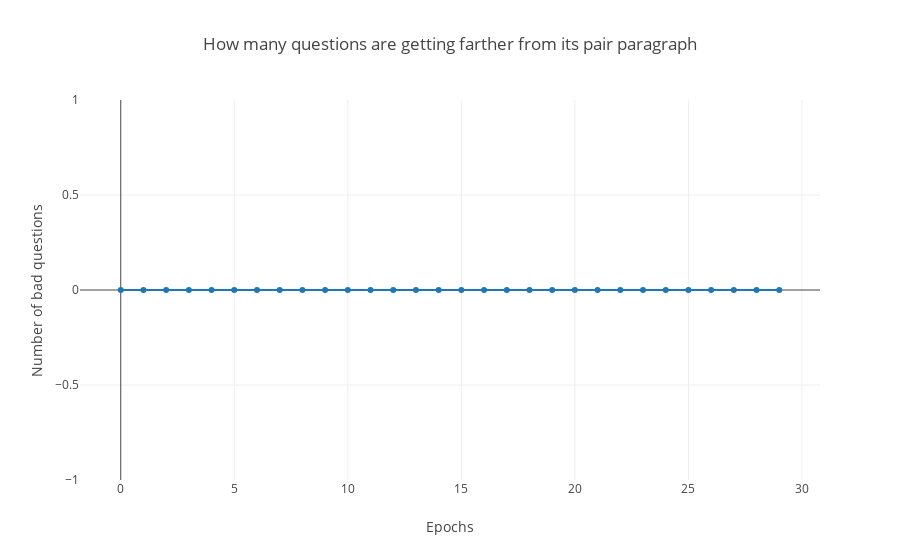

Notebook code for this chart:
### Code cell
"""
The idea here is that how many pairs we have that their distance are getting worse means that
they are getting farther. 
"""
number_of_bad_questions = []
set_bad_questions = set()
for i in range(1,num_of_epochs+1):
    bad_questions = np.where(my_dict[str(i)]['distance_from_after_model_q_to_p'] < 0)
    bad_questions = my_dict[str(i)]['distance_from_after_model_q_to_p'][bad_questions]
    number_of_bad_questions.append(bad_questions.shape[0])
    set_bad_questions.update(bad_questions)
    
df_farther = pd.DataFrame(data=number_of_bad_questions, columns=['number_of_bad_questions'])
trace = go.Scatter(
x = df_farther.index,
y = df_farther['number_of_bad_questions'],
mode = 'lines+markers')

layout = go.Layout(
    title='How many questions are getting farther from its pair paragraph',
    xaxis=dict(
        title='Epochs'
    ),
    yaxis=dict(
        title='Number of bad questions'
    )
)
fig =  go.Figure(data=[trace], layout=layout)
py.offline.iplot(fig)

### Figure 1 — Plotly figure (JSON) as saved in the notebook; plotly's stock layout.template omitted (floating-point values rounded to 4 significant figures)
{"data": [{"mode": "lines+markers", "type": "scatter", "x": [0, 1, 2, 3, 4, 5, 6, 7, 8, 9, 10, 11, 12, 13, 14, 15, 16, 17, 18, 19, 20, 21, 22, 23, 24, 25, 26, 27, 28, 29], "y": [0, 0, 0, 0, 0, 0, 0, 0, 0, 0, 0, 0, 0, 0, 0, 0, 0, 0, 0, 0, 0, 0, 0, 0, 0, 0, 0, 0, 0, 0]}], "layout": {"title": "How many questions are getting farther from its pair paragraph", "xaxis": {"title": "Epochs"}, "yaxis": {"title": "Number of bad questions"}}}
